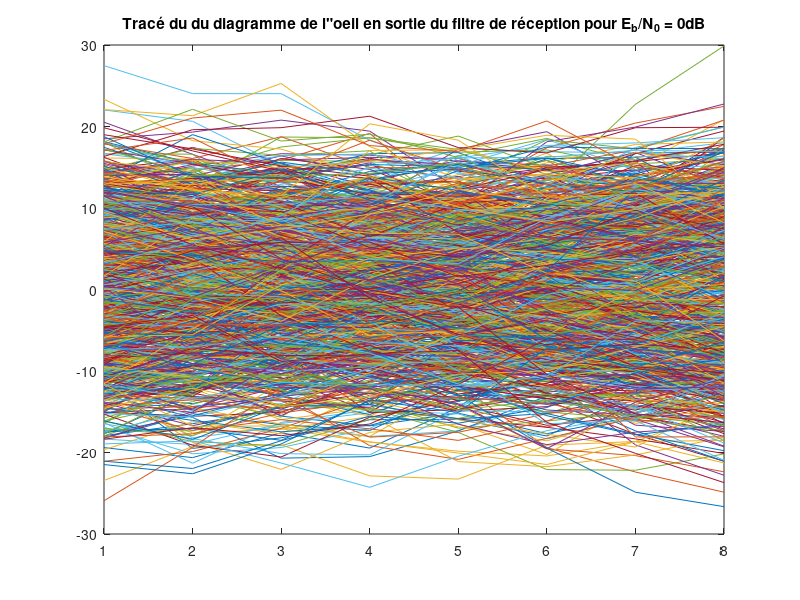
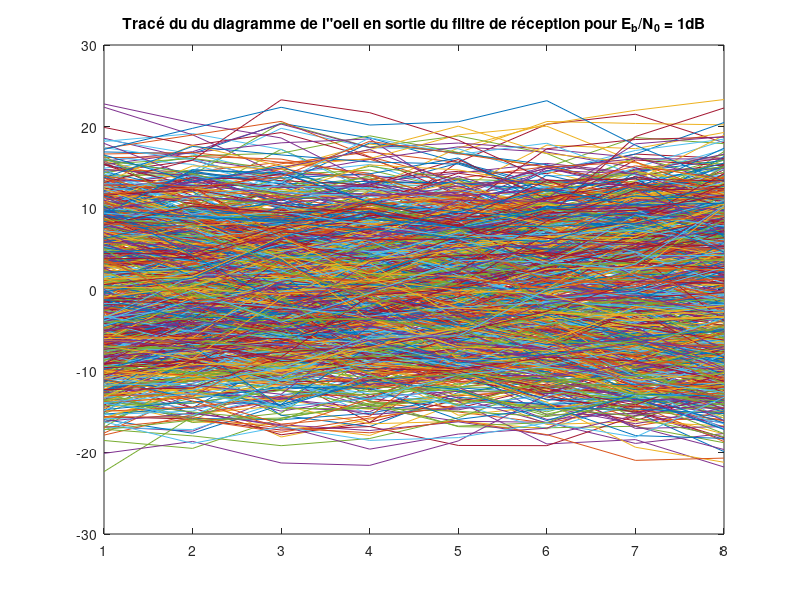
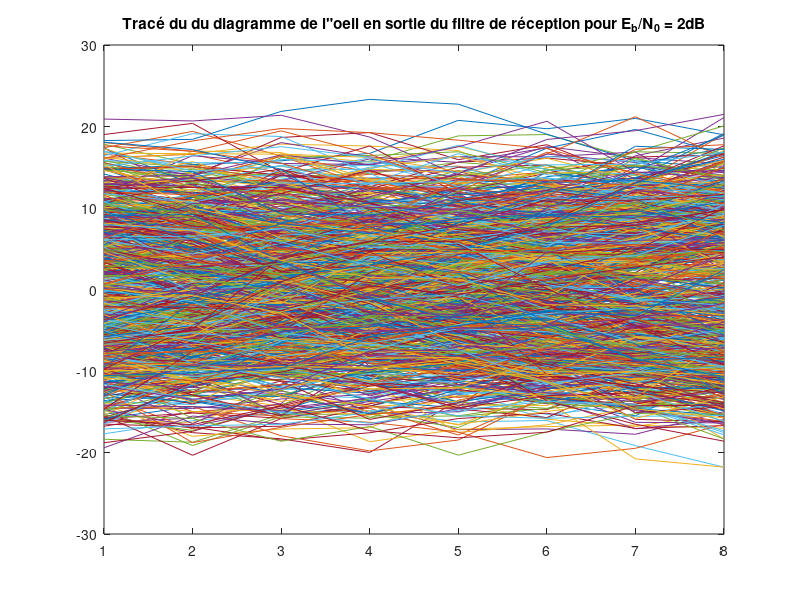
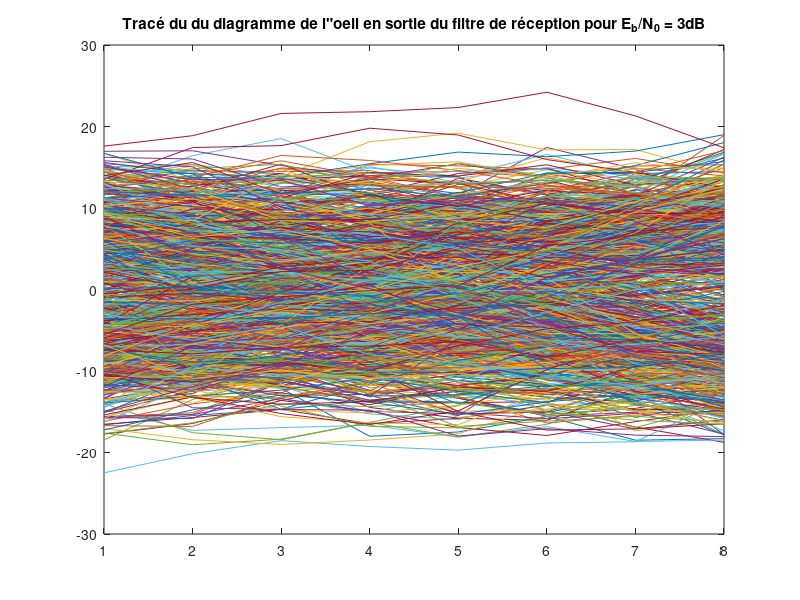

Recreate these plots in MATLAB, in order.
%%%%%%%%%%%%%%%%%%%%%%%%%%%%%%%%%%%%%%%%%%%%%%%%%%%%%%%%%%%%%%%%%%%%%%%
% ETUDE MODULATEUR/DEMODULATEUR SUR CANAL AWGN
% Benali Abdellah, Avril 2025
%%%%%%%%%%%%%%%%%%%%%%%%%%%%%%%%%%%%%%%%%%%%%%%%%%%%%%%%%%%%%%%%%%%%%%%

clear all
close all

%% %%%%%%%%%%%%%%%%%%%%%%%%%%%%%%%%%%%%%%%%%%%%%%%%%%%%%%%%%%%%%%%%%%%%%%%%%
%PARAMETRES GENERAUX 
%%%%%%%%%%%%%%%%%%%%%%%%%%%%%%%%%%%%%%%%%%%%%%%%%%%%%%%%%%%%%%%%%%%%%%%%%%%
Fe=24000;       %Fréquence d'échantillonnage
Te=1/Fe;        %Période d'échantillonnage
Rb=3000;        %Débit binaire souhaité
N=1000;         %Nombre de bits générés

M= 2;         %Ordre de la modulation :           A COMPLETER
Rs=Rb/log2(M);         %Débit symbole :                    A COMPLETER
Ns=Fe/Rs;         %Facteur de suréchantillonnage :    A COMPLETER

%tableau des valeurs de SNR par bit souhaité à l'entrée du récpeteur en dB
tab_Eb_N0_dB=[0:6]; 
%Passage au SNR en linéaire
tab_Eb_N0=10.^(tab_Eb_N0_dB/10);

%% %%%%%%%%%%%%%%%%%%%%%%%%%%%%%%%%%%%%%%%%%%%%%%%%%%%%%%%%%%%%%%%%%%%%%%%%%
% BOUCLE SUR LES NIVEAUX DE Eb/N0 A TESTER POUR OBTENTION DU TES ET DU TEB
% SIMULES DE LA CHAINE IMPLANTEE
%%%%%%%%%%%%%%%%%%%%%%%%%%%%%%%%%%%%%%%%%%%%%%%%%%%%%%%%%%%%%%%%%%%%%%%%%%%

for indice_bruit=1:length(tab_Eb_N0_dB)

    %% %%%%%%%%%%%%%%%%%%%%%%%%%%%%%%%%%%%%%%%%%%%%%%%%%%%%%%%%%%%%%%%%%%%%%%%%%
    % VALEUR DE Eb/N0 TESTEE
    %%%%%%%%%%%%%%%%%%%%%%%%%%%%%%%%%%%%%%%%%%%%%%%%%%%%%%%%%%%%%%%%%%%%%%%%%%%
    Eb_N0_dB=tab_Eb_N0_dB(indice_bruit)
    Eb_N0=tab_Eb_N0(indice_bruit);

    %% %%%%%%%%%%%%%%%%%%%%%%%%%%%%%%%%%%%%%%%%%%%%%%%%%%%%%%%%%%%%%%%%%%%%%%%%%
    % INITIALISATIONS
    %%%%%%%%%%%%%%%%%%%%%%%%%%%%%%%%%%%%%%%%%%%%%%%%%%%%%%%%%%%%%%%%%%%%%%%%%%%
    nb_erreurs=0;   %Variable permettant de compter le nombre d'erreurs cumulées
    nb_cumul=0;     %Variables permettant de compter le nombre de cumuls réalisés
    TES=0;          %Initialisation du taux d'erreur symbole pour le cumul
    TEB=0;          %Initialisation du taux d'erreur binaire pour le cumul

    %% %%%%%%%%%%%%%%%%%%%%%%%%%%%%%%%%%%%%%%%%%%%%%%%%%%%%%%%%%%%%%%%%%%%%%%%%%
    % BOUCLE POUR PRECISION TEB MESURE : COMPTAGE NOMBRE ERREURS
    % (voir annexe texte TP)
    %%%%%%%%%%%%%%%%%%%%%%%%%%%%%%%%%%%%%%%%%%%%%%%%%%%%%%%%%%%%%%%%%%%%%%%%%%%
    while(nb_erreurs<100)

        %% %%%%%%%%%%%%%%%%%%%%%%%%%%%%%%%%%%%%%%%%%%%%%%%%%%%%%%%%%%%%%%%%%%%%%%%%%
        %GENERATION DE L'INFORMATION BINAIRE
        %%%%%%%%%%%%%%%%%%%%%%%%%%%%%%%%%%%%%%%%%%%%%%%%%%%%%%%%%%%%%%%%%%%%%%%%%%%
        bits=randi([0,1],1,N);
        
        %% %%%%%%%%%%%%%%%%%%%%%%%%%%%%%%%%%%%%%%%%%%%%%%%%%%%%%%%%%%%%%%%%%%%%%%%%%
        %MAPPING
        %%%%%%%%%%%%%%%%%%%%%%%%%%%%%%%%%%%%%%%%%%%%%%%%%%%%%%%%%%%%%%%%%%%%%%%%%%%
        symboles= bits*2 - 1;     % A COMPLETER
        
        %% %%%%%%%%%%%%%%%%%%%%%%%%%%%%%%%%%%%%%%%%%%%%%%%%%%%%%%%%%%%%%%%%%%%%%%%%%
        %SURECHANTILLONNAGE
        %%%%%%%%%%%%%%%%%%%%%%%%%%%%%%%%%%%%%%%%%%%%%%%%%%%%%%%%%%%%%%%%%%%%%%%%%%%
        somme_Diracs_ponderes=kron(symboles,[1 zeros(1,Ns-1)]);
        
        %% %%%%%%%%%%%%%%%%%%%%%%%%%%%%%%%%%%%%%%%%%%%%%%%%%%%%%%%%%%%%%%%%%%%%%%%%%
        %FILTRAGE DE MISE EN FORME 
        %%%%%%%%%%%%%%%%%%%%%%%%%%%%%%%%%%%%%%%%%%%%%%%%%%%%%%%%%%%%%%%%%%%%%%%%%%%
        %Génération de la réponse impulsionnelle du filtre de mise en forme
        h= ones(1,Ns);             % A COMPLETER 
        %Filtrage de mise en forme
        Signal_emis=filter(h,1,somme_Diracs_ponderes);
        
        %%%%%%%%%%%%%%%%%%%%%%%%%%%%%%%%%%%%%%%%%%%%%%%%%%%%%%%%%%%%%%%%%%%%%%%%%%%
        %CANAL DE PROPAGATION AWGN
        %%%%%%%%%%%%%%%%%%%%%%%%%%%%%%%%%%%%%%%%%%%%%%%%%%%%%%%%%%%%%%%%%%%%%%%%%%%
        %Calcul de la puissance du signal émis
        P_signal = mean(abs(Signal_emis).^2);  % Moyenne de la norme au carré des échantillons
        %Calcul de la puissance du bruit à ajouter au signal pour obtenir la valeur
        %souhaité pour le SNR par bit à l'entrée du récepteur (Eb/N0) 
        P_bruit= P_signal*Ns/(2*log2(M)*Eb_N0);     % A COMPLETER
        %Génération du bruit gaussien à la bonne puissance en utilisant la fonction
        %randn de Matlab
        Bruit=sqrt(P_bruit)*randn(1,length(Signal_emis)); 
        %Ajout du bruit canal au signal émis => signal à l'entrée du récepteur
        Signal_recu=Signal_emis+Bruit;
        
        %%%%%%%%%%%%%%%%%%%%%%%%%%%%%%%%%%%%%%%%%%%%%%%%%%%%%%%%%%%%%%%%%%%%%%%%%%%
        %FILTRAGE DE RECEPTION
        %%%%%%%%%%%%%%%%%%%%%%%%%%%%%%%%%%%%%%%%%%%%%%%%%%%%%%%%%%%%%%%%%%%%%%%%%%%
        hr= ones(1,Ns);             % A COMPLETER 
        Signal_recu_filtre=filter(hr,1,Signal_recu);
        
        %% %%%%%%%%%%%%%%%%%%%%%%%%%%%%%%%%%%%%%%%%%%%%%%%%%%%%%%%%%%%%%%%%%%%%%%%%%
        %ECHANTILLONNAGE
        %%%%%%%%%%%%%%%%%%%%%%%%%%%%%%%%%%%%%%%%%%%%%%%%%%%%%%%%%%%%%%%%%%%%%%%%%%%
        %Choix de n0
        n0=Ns;     % A COMPLETER 
        %Echantillonnage à n0+mNs
        Signal_echantillonne=Signal_recu_filtre(n0:Ns:end);
        
        %% %%%%%%%%%%%%%%%%%%%%%%%%%%%%%%%%%%%%%%%%%%%%%%%%%%%%%%%%%%%%%%%%%%%%%%%%%
        %DECISIONS SUR LES SYMBOLES
        %%%%%%%%%%%%%%%%%%%%%%%%%%%%%%%%%%%%%%%%%%%%%%%%%%%%%%%%%%%%%%%%%%%%%%%%%%%
        symboles_recus=sign(Signal_echantillonne);  % A COMPLETER 
        
        %% %%%%%%%%%%%%%%%%%%%%%%%%%%%%%%%%%%%%%%%%%%%%%%%%%%%%%%%%%%%%%%%%%%%%%%%%%
        %CALCUL DU TAUX D'ERREUR SYMBOLE CUMULE
        %%%%%%%%%%%%%%%%%%%%%%%%%%%%%%%%%%%%%%%%%%%%%%%%%%%%%%%%%%%%%%%%%%%%%%%%%%%
        TES=TES+sum(symboles ~= symboles_recus)/length(symboles);        % A COMPLETER 
        
        %% %%%%%%%%%%%%%%%%%%%%%%%%%%%%%%%%%%%%%%%%%%%%%%%%%%%%%%%%%%%%%%%%%%%%%%%%%
        %DEMAPPING
        %%%%%%%%%%%%%%%%%%%%%%%%%%%%%%%%%%%%%%%%%%%%%%%%%%%%%%%%%%%%%%%%%%%%%%%%%%%
        bits_recus=(symboles_recus+1)/2;     % A COMPLETER 
        
        %% %%%%%%%%%%%%%%%%%%%%%%%%%%%%%%%%%%%%%%%%%%%%%%%%%%%%%%%%%%%%%%%%%%%%%%%%%
        %CALCUL DU TAUX D'ERREUR BINAIRE CUMULE
        %%%%%%%%%%%%%%%%%%%%%%%%%%%%%%%%%%%%%%%%%%%%%%%%%%%%%%%%%%%%%%%%%%%%%%%%%%%
        TEB=TEB+sum(bits ~= bits_recus)/length(bits_recus);        % A COMPLETER


        %% %%%%%%%%%%%%%%%%%%%%%%%%%%%%%%%%%%%%%%%%%%%%%%%%%%%%%%%%%%%%%%%%%%%%%%%%%
        %CUMUL DU NOMBRE D'ERREURS ET NOMBRE DE CUMUL REALISES
        %%%%%%%%%%%%%%%%%%%%%%%%%%%%%%%%%%%%%%%%%%%%%%%%%%%%%%%%%%%%%%%%%%%%%%%%%%%
        nb_erreurs=nb_erreurs+sum(bits ~= bits_recus);   % A COMPLETER
        nb_cumul=nb_cumul+1;


    end  %fin boucle sur comptage nombre d'erreurs
    nb_cumul
    %% %%%%%%%%%%%%%%%%%%%%%%%%%%%%%%%%%%%%%%%%%%%%%%%%%%%%%%%%%%%%%%%%%%%%%%%%%
    %CALCUL DU TAUX D'ERREUR SYMBOLE ET DU TAUX D'ERREUR BINAIRE POUR LA
    %VALEUR TESTEE DE Eb/N0
    %%%%%%%%%%%%%%%%%%%%%%%%%%%%%%%%%%%%%%%%%%%%%%%%%%%%%%%%%%%%%%%%%%%%%%%%%%%
    TES_simule(indice_bruit)=TES/nb_cumul;       
    TEB_simule(indice_bruit)=TEB/nb_cumul; 

     %% %%%%%%%%%%%%%%%%%%%%%%%%%%%%%%%%%%%%%%%%%%%%%%%%%%%%%%%%%%%%%%%%%%%%%%%%%
    %DIAGRAMME DE L'OEIL EN SORTIE DU FILTRE DE RECEPTION AVEC BRUIT
    %TRACE POUR CHAQUE VALEUR DE Eb/N0
    %%%%%%%%%%%%%%%%%%%%%%%%%%%%%%%%%%%%%%%%%%%%%%%%%%%%%%%%%%%%%%%%%%%%%%%%%%%
    oeil=reshape(Signal_recu_filtre,Ns,length(Signal_recu_filtre)/Ns);
    figure
    plot(oeil)
    title(['Tracé du du diagramme de l"oeil en sortie du filtre de réception pour E_b/N_0 = ' num2str(Eb_N0_dB) 'dB'])

end  %fin boucle sur les valeurs testées de Eb/N0

%% %%%%%%%%%%%%%%%%%%%%%%%%%%%%%%%%%%%%%%%%%%%%%%%%%%%%%%%%%%%%%%%%%%%%%%%%%
%CALCUL DU TES ET DU TEB THEORIQUE DE LA CHAINE IMPLANTEE
%%%%%%%%%%%%%%%%%%%%%%%%%%%%%%%%%%%%%%%%%%%%%%%%%%%%%%%%%%%%%%%%%%%%%%%%%%%
TES_THEO=qfunc(sqrt(2*tab_Eb_N0));   % A COMPLETER
TEB_THEO=TES_THEO/log2(M);   % A COMPLETER

%% %%%%%%%%%%%%%%%%%%%%%%%%%%%%%%%%%%%%%%%%%%%%%%%%%%%%%%%%%%%%%%%%%%%%%%%%%
%TRACES DES TES ET TEB OBTENUS EN FONCTION DE Eb/N0
%COMPARAISON AVEC LES TES et TEBs THEORIQUES DE LA CHAINE IMPLANTEE
%%%%%%%%%%%%%%%%%%%%%%%%%%%%%%%%%%%%%%%%%%%%%%%%%%%%%%%%%%%%%%%%%%%%%%%%%%%
figure
semilogy(tab_Eb_N0_dB, TES_THEO,'r-x')
hold on
semilogy(tab_Eb_N0_dB, TES_simule,'b-o')
legend('TES théorique','TES simulé')
xlabel('E_b/N_0 (dB)')
ylabel('TES')
%Ajouter un titre à la figure fonction de la chaine implantée

figure
semilogy(tab_Eb_N0_dB, TEB_THEO,'r-x')
hold on
semilogy(tab_Eb_N0_dB, TEB_simule,'b-o')
legend('TEB théorique','TEB simulé')
xlabel('E_b/N_0 (dB)')
ylabel('TEB')
%Ajouter un titre à la figure fonction de la chaine implantée
